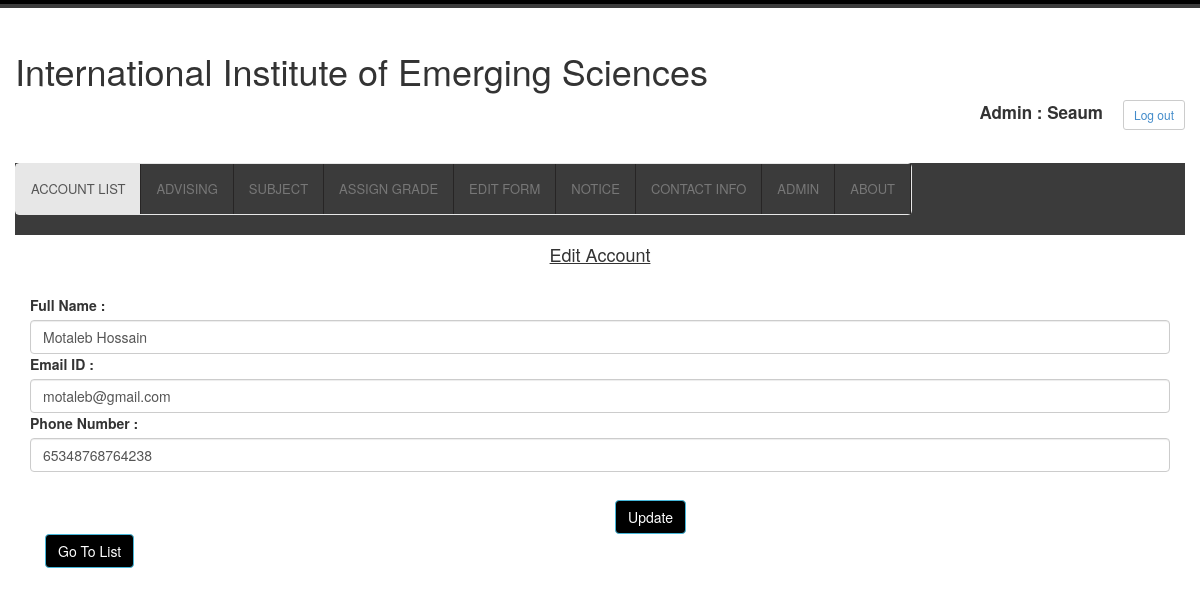
Page /includes/account-edit.php?id=10 (signed in) on the committed database.
### tables this page shows
CREATE TABLE `a` (
  `id` int(11) NOT NULL,
  `name` varchar(100) NOT NULL,
  `email` varchar(100) NOT NULL,
  `phno` varchar(15) NOT NULL,
  `password` varchar(20) NOT NULL
);

### includes/account-edit.php (the view, shortened to what this page needs)
<?php
include_once 'admin-header.php';
$conn = mysqli_connect('localhost','root','','std_mng');
if(isset($_REQUEST['id'])){
$id = $_REQUEST['id'];
         $query = "SELECT * FROM a WHERE id = $id";
         $result = mysqli_query($conn,$query);
         $student = mysqli_fetch_assoc($result);
         $name = $student['name'];
         $email = $student['email'];
         $phno = $student['phno'];
         }
         else
             {
         $name = "";
         $email = "";
         $phno = "";
         $id = "";
             }
?>
<link href="bootstrap.min.css" rel="stylesheet">
   <body">
                <h4 style="text-align: center; padding-bottom: 20px; text-decoration: underline; ">
                            Edit Account </h4>
            <div class="container">
    <form method="post">
                <div class="row">
                    <div class='col-lg-12'>
                        <label> Full Name : </label> <input type="text" value="<?php echo $name;?>" class="form-control" id="name" name="name">
                    </div>
                    <div class='col-lg-12'>
                        <label> Email ID :</label> <input type="email" value="<?php echo $email;?>" class="form-control" id="emailid" name="email">
                    </div>
                    <div class='col-lg-12'>
                        <label> Phone Number :</label> <input type="text" value="<?php echo $phno;?>" class="form-control" id="phno" name="phno">
                    </div>
                    <div class='col-lg-6'></div>
                    <div class='col-lg-6'>
                        <input type="submit" id="update" name="update" class="btn btn-info center" value="Update" onclick="validation()">
                    </div>
                </div>
    </form>
     <div class='col-lg-12'>
                        <a type="button" class="btn btn-info" href = "account-list.php">Go To List</a>
                    </div>
            </div>
   </body>

### css/style.css (style rules this page uses)
body { font-family: 'open_sansregular'; background:#ffffff; font-size: 100%; }
.form-control { box-shadow: none; border: 1px solid #ECECEC; -webkit-transition: all 0.3s ease-in-out; -moz-transition: all 0.3s ease-in-out; -o-transition: all 0.3s ease-in-out; transition: all 0.3s ease-in-out; }

### includes/account-edit.php (style rules this page uses)
#update { margin-top: 5%; }

### rows in the picture
a: name "Motaleb Hossain", email "motaleb@gmail.com", phno "65348768764238"

### other values in the picture
$_SESSION['adminName'] "Seaum"
